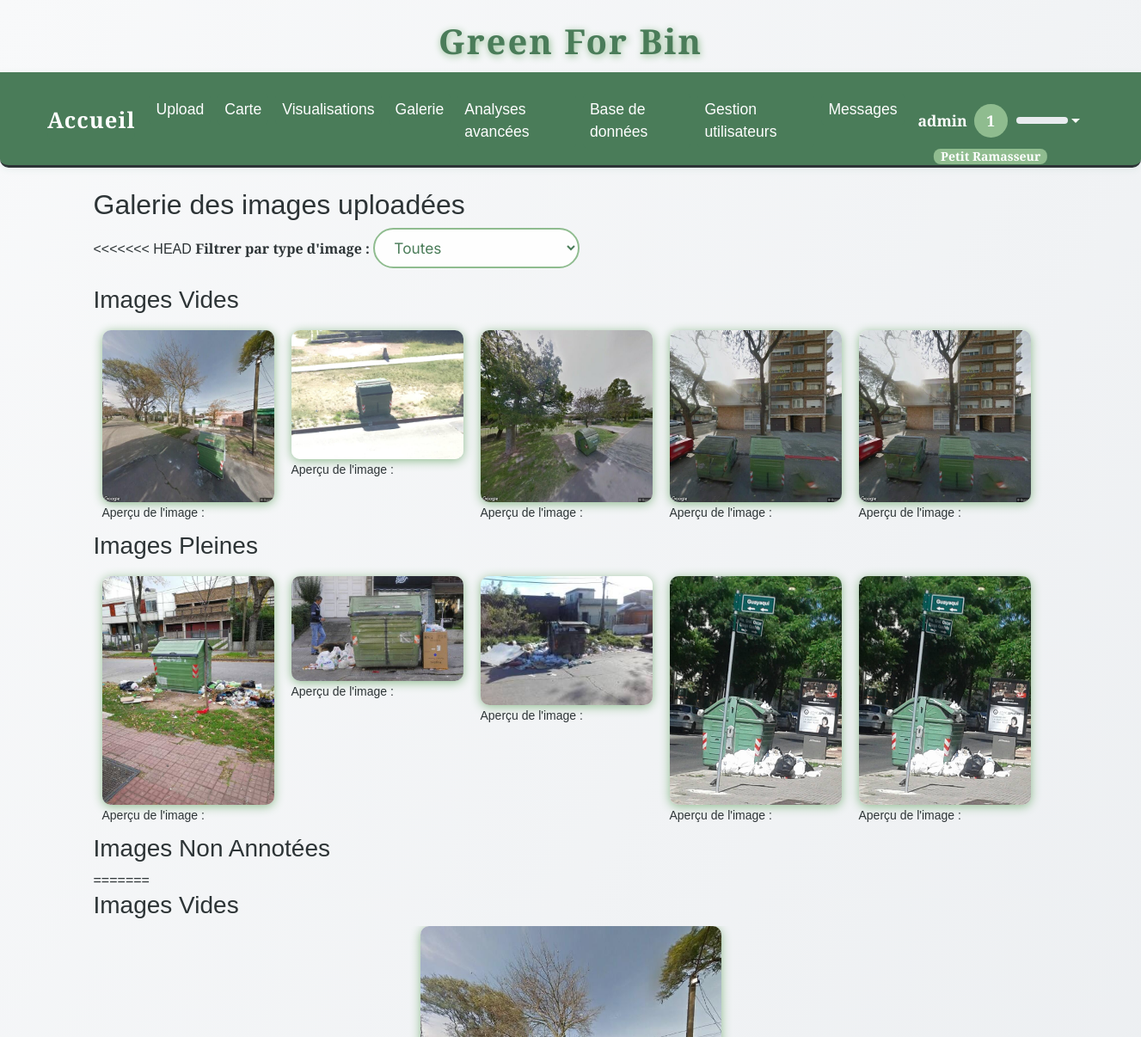
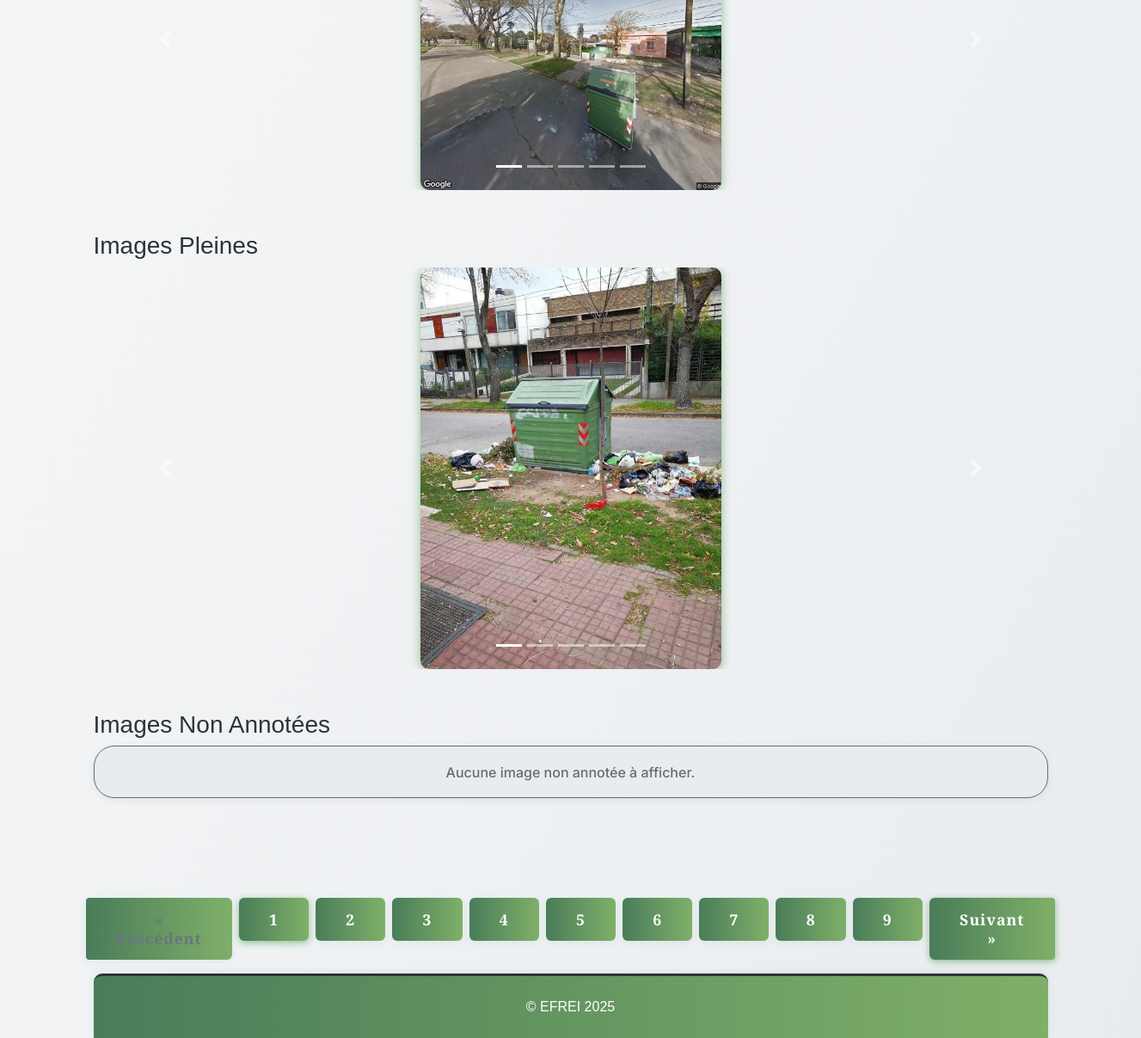
The page /gallery (signed in) on the database as committed earlier (2 pictures, top to bottom).
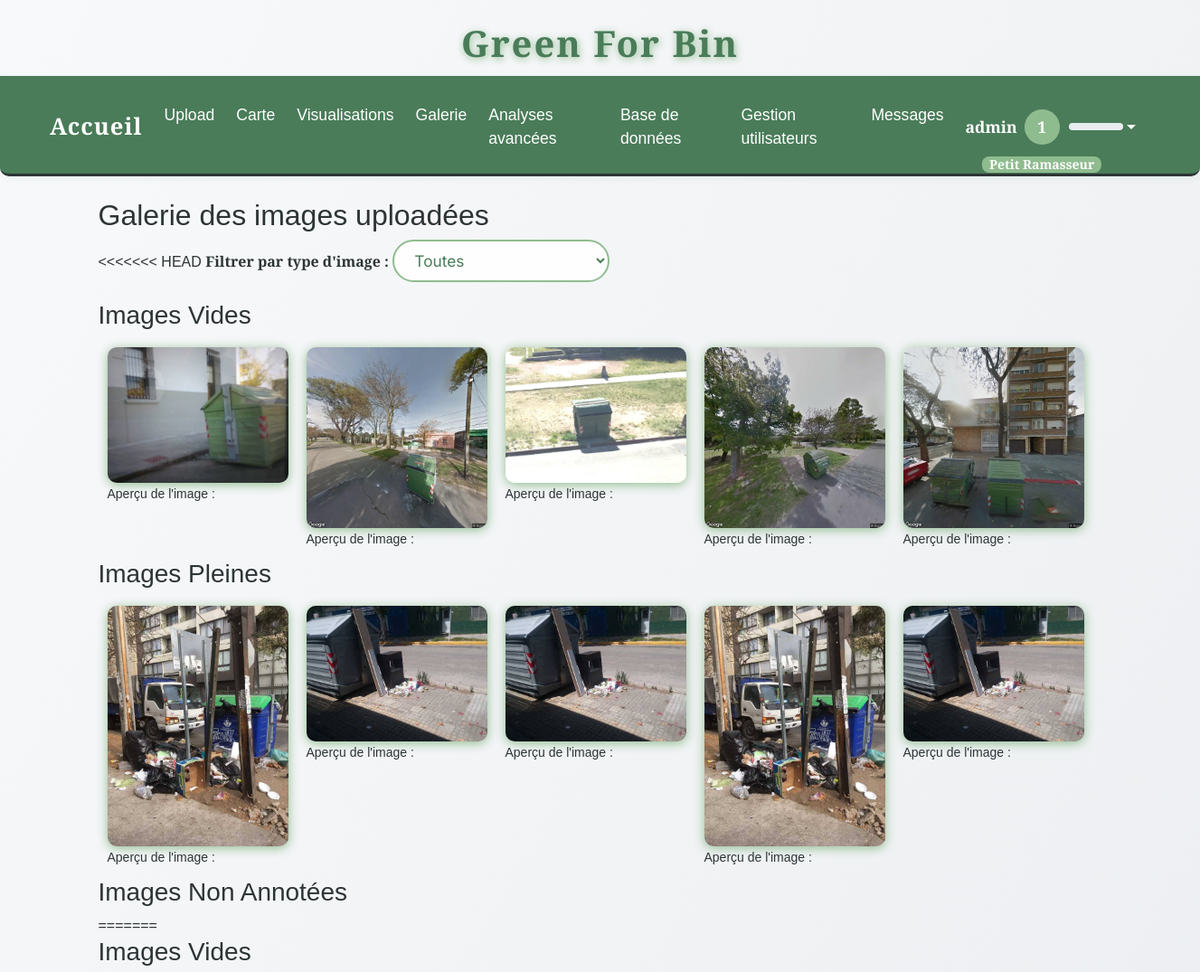
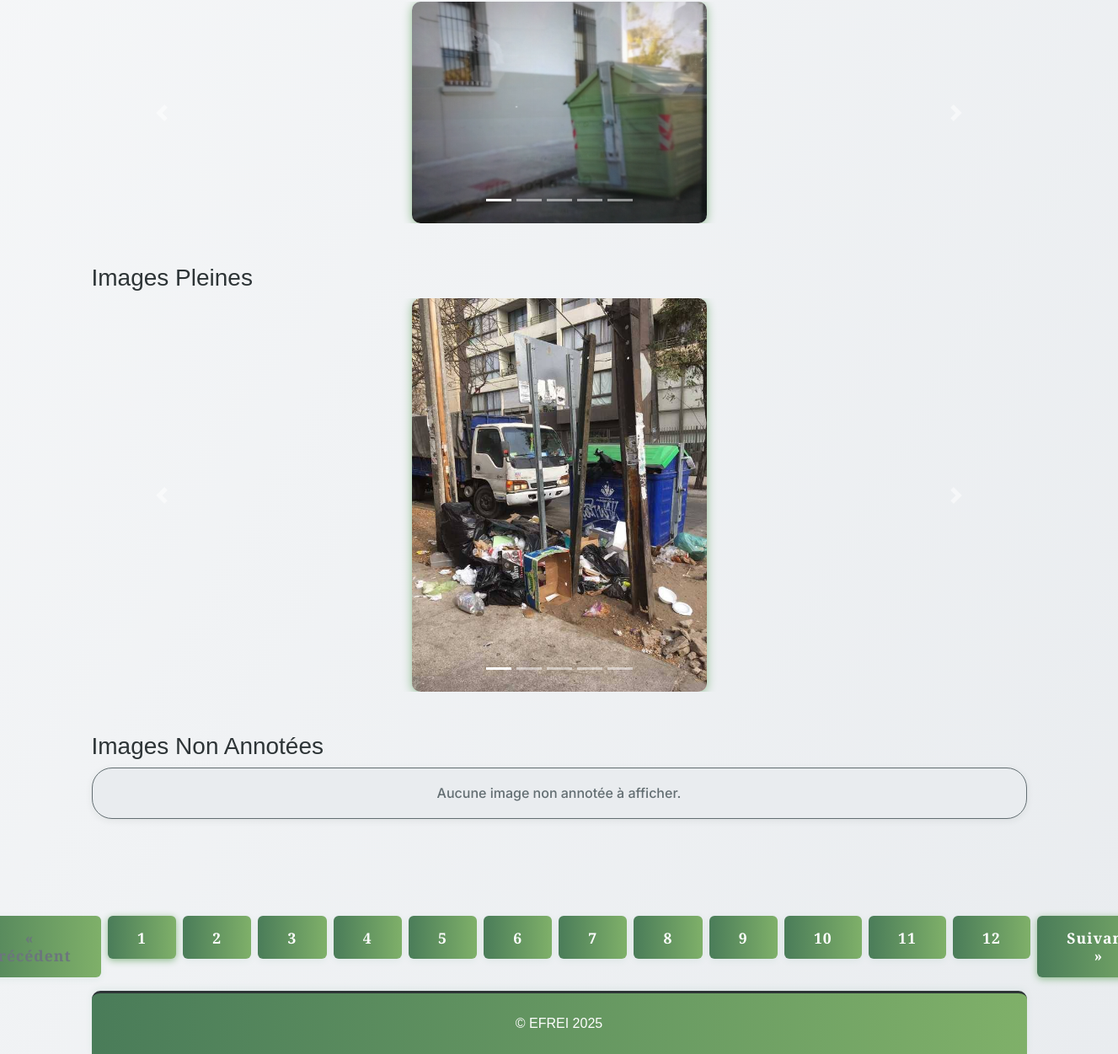
The same page on the database as committed later (2 pictures, top to bottom).
### tables this page shows
CREATE TABLE images (
                id INTEGER PRIMARY KEY AUTOINCREMENT,
                filename TEXT,
                upload_date TEXT,
                annotation TEXT,
                width INTEGER,
                height INTEGER,
                file_size INTEGER,
                avg_color TEXT,
                hist_rgb TEXT,
                hist_lum TEXT,
                contrast INTEGER,
                contour_count INTEGER,
                localisation TEXT
            , std_h REAL, std_s REAL, std_v REAL);

### app.py (the view)
@app.route('/gallery')
@login_required
def gallery():
    page = int(request.args.get('page', 1))
    per_page = 5
    offset = (page - 1) * per_page
    with sqlite3.connect(DB_PATH) as conn:
        conn.row_factory = sqlite3.Row
        c = conn.cursor()
        c.execute("SELECT * FROM images WHERE annotation LIKE '%vide%' ORDER BY id DESC LIMIT ? OFFSET ?", (per_page, offset))
        vides = [dict(row) for row in c.fetchall()]
        c.execute("SELECT * FROM images WHERE annotation LIKE '%pleine%' ORDER BY id DESC LIMIT ? OFFSET ?", (per_page, offset))
        pleines = [dict(row) for row in c.fetchall()]
        c.execute("SELECT * FROM images WHERE annotation IS NULL OR annotation = '' ORDER BY id DESC LIMIT ? OFFSET ?", (per_page, offset))
        non_labelisees = [dict(row) for row in c.fetchall()]
        c.execute("SELECT COUNT(*) FROM images WHERE annotation LIKE '%vide%'")
        total_vides = c.fetchone()[0]
        c.execute("SELECT COUNT(*) FROM images WHERE annotation LIKE '%pleine%'")
        total_pleines = c.fetchone()[0]
        c.execute("SELECT COUNT(*) FROM images WHERE annotation IS NULL OR annotation = ''")
        total_non_label = c.fetchone()[0]
    total_pages = max(ceil(max(total_vides, total_pleines, total_non_label) / per_page), 1)
    return render_template('gallery.html', vides=vides, pleines=pleines, non_labelisees=non_labelisees, page=page, total_pages=total_pages)

### app.py (called while the page is built)
def get_locale():
    return session.get('lang', request.accept_languages.best_match(['en', 'fr']))

@app.context_processor
def inject_locale():
    return dict(get_locale=get_locale)

@app.context_processor
def inject_user_level():
    def user_level():
        if 'user_id' in session:
            try:
                with sqlite3.connect(DB_PATH) as conn:
                    c = conn.cursor()
                    c.execute("SELECT xp FROM users WHERE id = ?", (session['user_id'],))
                    row = c.fetchone()
                    xp = row[0] if row and row[0] is not None else 0
                return get_user_level(xp)
            except Exception as e:
                print(f"[USER LEVEL] {e}")
        return get_user_level(0)
    return dict(user_level=user_level)

def login_required(f):
    @wraps(f)
    def decorated_function(*args, **kwargs):
        if 'user_id' not in session:
            flash('Vous devez être connecté pour accéder à cette page.', 'error')
            return redirect(url_for('login'))
        return f(*args, **kwargs)
    return decorated_function

### templates/gallery.html (shortened to what the changed rows need)
{% extends "base.html" %}
{% block content %}
    <h2>{{ _('Galerie des images uploadées') }}</h2>
    <div id="videsSection">
        <div style="display: flex; flex-wrap: wrap;">
            {% for image in vides %}
                <div class="image-container">
                    <img src="{{ url_for('static', filename='uploads/' + image['filename']) }}" width="200" loading="lazy"><br>
                    <small>{{ _('Aperçu de l\'image') }} : {{ image['date'] if image['date'] is defined else '' }}</small>
                </div>
            {% endfor %}
        </div>
    </div>
    <div id="pleinesSection">
        <div style="display: flex; flex-wrap: wrap;">
            {% for image in pleines %}
                <div class="image-container">
                    <img src="{{ url_for('static', filename='uploads/' + image['filename']) }}" width="200" loading="lazy"><br>
                    <small>{{ _('Aperçu de l\'image') }} : {{ image['date'] if image['date'] is defined else '' }}</small>
                </div>
            {% endfor %}
        </div>
    </div>
    <div id="nonLabeliseesSection">
    <div class="row">
      <div class="col-md-12 mb-5">
        {% if vides|length == 0 %}
          <div class="alert alert-info text-center">{{ _('Aucune image vide à afficher.') }}</div>
        {% else %}
        <div id="carouselVides" class="carousel slide" data-ride="carousel">
          <ol class="carousel-indicators">
            {% for image in vides %}
              <li data-target="#carouselVides" data-slide-to="{{ loop.index0 }}" class="{% if loop.first %}active{% endif %}"></li>
            {% endfor %}
          </ol>
          <div class="carousel-inner">
            {% for image in vides %}
            <div class="carousel-item {% if loop.first %}active{% endif %}">
              <img src="{{ url_for('static', filename='uploads/' + image.filename) }}" class="d-block mx-auto" style="max-width:350px;cursor:pointer" data-toggle="modal" data-target="#metaModal" data-meta='{{ image|tojson }}'>
            </div>
            {% endfor %}
          </div>
        </div>
        {% endif %}
      </div>
      <div class="col-md-12 mb-5">
        {% if pleines|length == 0 %}
          <div class="alert alert-info text-center">{{ _('Aucune image pleine à afficher.') }}</div>
        {% else %}
        <div id="carouselPleines" class="carousel slide" data-ride="carousel">
          <ol class="carousel-indicators">
            {% for image in pleines %}
              <li data-target="#carouselPleines" data-slide-to="{{ loop.index0 }}" class="{% if loop.first %}active{% endif %}"></li>
            {% endfor %}
          </ol>
          <div class="carousel-inner">
            {% for image in pleines %}
            <div class="carousel-item {% if loop.first %}active{% endif %}">
              <img src="{{ url_for('static', filename='uploads/' + image.filename) }}" class="d-block mx-auto" style="max-width:350px;cursor:pointer" data-toggle="modal" data-target="#metaModal" data-meta='{{ image|tojson }}'>
            </div>
            {% endfor %}
          </div>
        </div>
        {% endif %}
      </div>
    </div>
    {% include "pagination.html" %}
{% endblock %}

Rows that differ between the two databases and show on the page:
no longer on this page (row unchanged): images: filename (picture)
no longer on this page (row unchanged): images: filename (picture)
no longer on this page (row unchanged): images: filename (picture)
no longer on this page (row unchanged): images: filename (picture)
no longer on this page (row unchanged): images: filename (picture)
no longer on this page (row unchanged): images: filename (picture)
added images: filename (picture)
added images: filename (picture)
added images: filename (picture)
added images: filename (picture)
added images: filename (picture)
added images: filename (picture)
Other text that changed with them:
new list line: "10"
new list line: "11"
new list line: "12"
